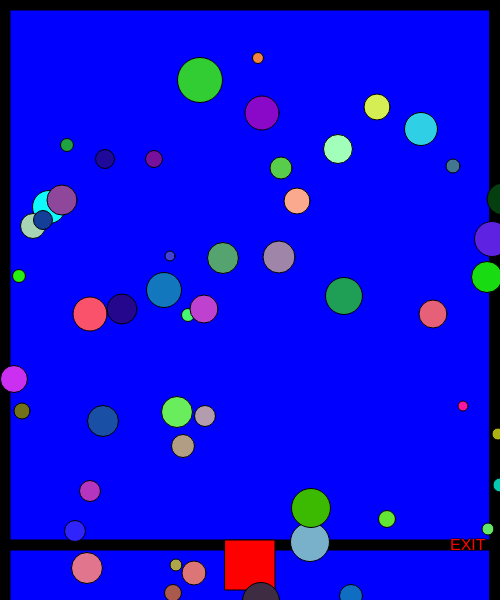
Frame 1 (no input)
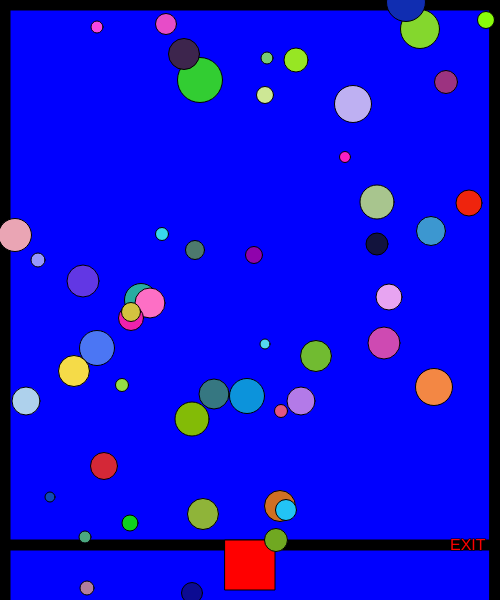
Frame 60 (no input)
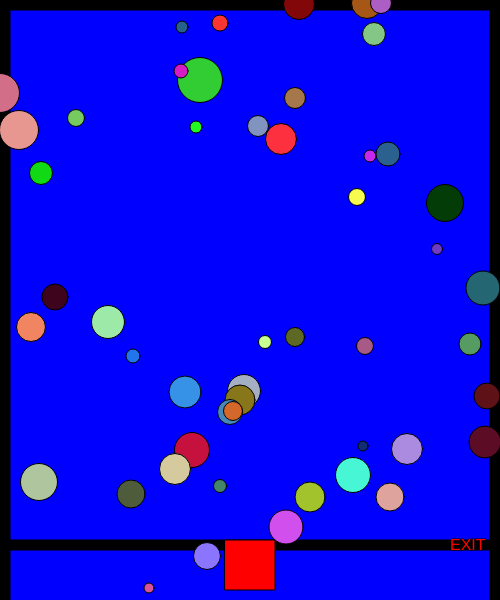
Frame 120 (the mouse pressed at the canvas centre since frame 60)

The p5.js sketch that drew these frames (run headless with seeded random() and noise() and a simulated clock; from frame 60 on, the mouse is pressed at the canvas centre):

// p5.js sketch
// ── sketch.js
// x and y for my character
var characterX = 100;
var characterY = 100;
// define the key codes for each letter
var w = 87;
var s = 83;
var a = 65;
var d = 68;

// x and y for a shape
var shapeX = 30;
var shapeY = 50;

var shapeXs = [];
var shapeYs = [];
var diameters = [];

var shapeXSpeeds = [];
var shapeYSpeeds = [];

// create a shape when the mouse is clicked
var mouseShapeX;
var mouseShapeY;

function setup() {
    createCanvas(500, 600);
    // get a random speed when the it first starts
    for (var i = 0; i < 50; i++) {
        shapeXSpeeds[i] = Math.floor(Math.random() * (Math.floor(Math.random() * 5)) + 1);
        shapeYSpeeds[i] = Math.floor(Math.random() * (Math.floor(Math.random() * 5)) + 1);
        shapeXs[i] = getRandomNumber(500);
        shapeYs[i] = getRandomNumber(600);
        diameters[i] = getRandomNumber(30);
    }

    createCharacter(200, 80);
}

function draw() {
    background(0, 0, 255);
    stroke(0);
    fill(0);

    // call createBorders function
    createBorders(10);

    // exit message
    textSize(16);
    text("EXIT", width - 50, height - 50)

    //createCharacter(200,80);
    drawCharacter();
    characterMovement();


    // draw the enemies
  for (var i = 0; i < shapeXs.length; i++) {
    var enemyColor = color(random(255), random(255), random(255));
    fill(enemyColor);
    circle(shapeXs[i], shapeYs[i], diameters[i]);
    shapeXSpeeds[i] = Math.floor(Math.random() * (Math.floor(Math.random() * 5)) + 1);
    shapeYSpeeds[i] = Math.floor(Math.random() * (Math.floor(Math.random() * 5)) + 1);
        



        // move the shape
        shapeXs[i] += shapeXSpeeds[i];
        shapeYs[i] += shapeYSpeeds[i];
        // check to see if the shape has gone out of bounds
        if (shapeXs[i] > width) {
            shapeXs[i] = 0;
        }
        if (shapeXs[i] < 0) {
            shapeXs[i] = width;
        }
        if (shapeYs[i] > height) {
            shapeYs[i] = 0;
        }
        if (shapeYs[i] < 0) {
            shapeYs[i] = height;
        }
    }
    // check to see if the character has left the exit
    if (characterX > width/2 - 25 && characterX < width/2 + 25 && characterY > height - 100) {
        fill(0);
        stroke(5);
        textSize(26);
        textAlign(CENTER);
        text("You Win!", width / 2, height / 2 - 50);
    }

    // create the shape based on the mouse click
    fill(120, 130, 140);
    circle(mouseShapeX, mouseShapeY, 25);
}

function characterMovement() {
    if (keyIsDown(LEFT_ARROW)) {
        characterX -= 5;
    }
    if (keyIsDown(RIGHT_ARROW)) {
        characterX += 5;
    }
    if (keyIsDown(UP_ARROW)) {
        characterY -= 5;
    }
    if (keyIsDown(DOWN_ARROW)) {
        characterY += 5;
    }
}

function createCharacter(x, y) {
    characterX = x;
    characterY = y;
}

function drawCharacter() {
    fill(50, 205, 50);
    circle(characterX, characterY, 45);
}

function createBorders(thickness) {
    // top border
    rect(0, 0, width, thickness);
    // left border
    rect(0, 0, thickness, height);
    // bottom border
    rect(0, height - thickness - 50, width, thickness);
    // right border
    rect(width - thickness, 0, thickness, height);

    // exit gap
    fill(255, 0, 0);
    rect(width/2 - 25, height - thickness - 50, 50, 50);
}
function mouseClicked() {
    mouseShapeX = mouseX;
    mouseShapeY = mouseY;
}

function getRandomNumber(number) {
    return Math.floor(Math.random() * number) + 10;
}

// ── p5.game.html
<html>
<html>
  <head>
    <script src="https://cdnjs.cloudflare.com/ajax/libs/p5.js/1.4.0/p5.js"></script>
    <script src="sketch.js"></script>
  </head>
  <body>
    <canvas></canvas>
  </body>
</html>
